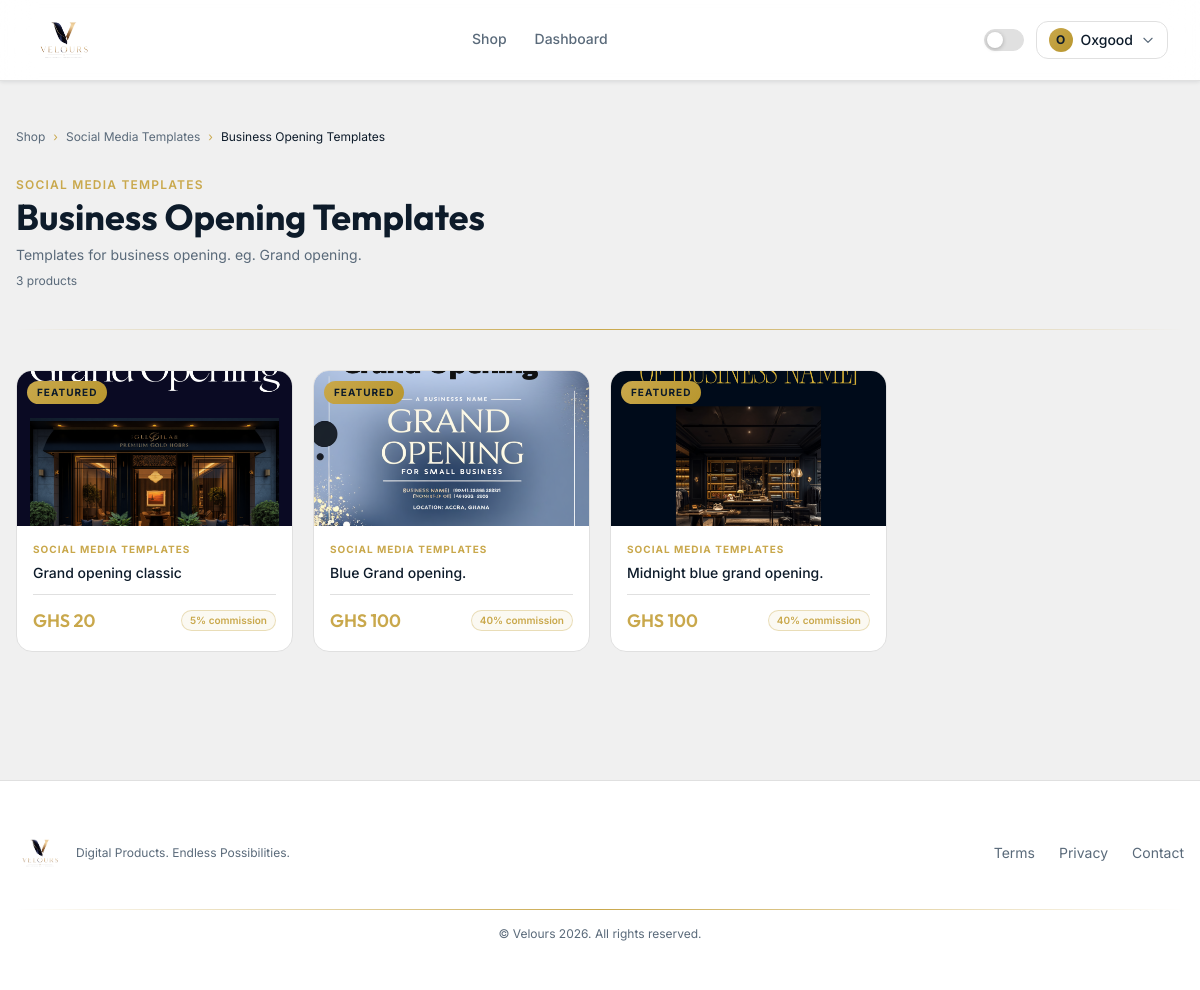
Screenshot of /shop/social-media/social-media-business-opening-templates (signed in) with the database file from the repository.
### app/models.py (models this page shows, shortened)
class User(UserMixin, db.Model):
    __tablename__ = 'users'
    id = db.Column(db.Integer, primary_key=True)
    name = db.Column(db.String(100), nullable=False)
    email = db.Column(db.String(150), unique=True, nullable=False)
    phone = db.Column(db.String(20), nullable=True)
    password_hash = db.Column(db.String(255), nullable=False)
    is_admin = db.Column(db.Boolean, default=False)
    is_active = db.Column(db.Boolean, default=True)
    referral_code = db.Column(db.String(12), unique=True, nullable=True)
    referral_unlocked = db.Column(db.Boolean, default=False)
    referral_slots_total = db.Column(db.Integer, default=0)
    referral_slots_used = db.Column(db.Integer, default=0)
    referred_by_id = db.Column(db.Integer, db.ForeignKey('users.id'), nullable=True)
    wallet_balance = db.Column(db.Float, default=0.0)
    created_at = db.Column(db.DateTime, default=datetime.utcnow)
    orders = db.relationship('Order', backref='buyer', lazy=True, foreign_keys='Order.user_id')
    commissions = db.relationship('Commission', backref='earner', lazy=True, foreign_keys='Commission.referrer_id')
    referred_users = db.relationship('User', backref=db.backref('referred_by', remote_side=[id]), lazy=True)

class Category(db.Model):
    __tablename__ = 'categories'
    id = db.Column(db.Integer, primary_key=True)
    name = db.Column(db.String(100), nullable=False)
    slug = db.Column(db.String(100), unique=True, nullable=False)
    description = db.Column(db.Text, nullable=True)
    icon = db.Column(db.String(10), default='📦')
    cover_image = db.Column(db.String(300), nullable=True)  # folder cover image
    created_at = db.Column(db.DateTime, default=datetime.utcnow)
    subcategories = db.relationship('Subcategory', backref='category', lazy=True, cascade='all, delete-orphan')
    products = db.relationship('Product', backref='category', lazy=True)
    @property
    def cover(self):
        """Returns cover image or first subcategory cover or first product image"""
        if self.cover_image:
            return self.cover_image
        for sub in self.subcategories:
            if sub.cover_image:
                return sub.cover_image
            for p in sub.products:
                if p.preview_image:
                    return p.preview_image
        for p in self.products:
            if p.preview_image:
                return p.preview_image
        return None

class Subcategory(db.Model):
    __tablename__ = 'subcategories'
    id = db.Column(db.Integer, primary_key=True)
    name = db.Column(db.String(100), nullable=False)
    slug = db.Column(db.String(150), unique=True, nullable=False)
    description = db.Column(db.Text, nullable=True)
    cover_image = db.Column(db.String(300), nullable=True)
    category_id = db.Column(db.Integer, db.ForeignKey('categories.id'), nullable=False)
    created_at = db.Column(db.DateTime, default=datetime.utcnow)
    products = db.relationship('Product', backref='subcategory', lazy=True)

class Product(db.Model):
    __tablename__ = 'products'
    id = db.Column(db.Integer, primary_key=True)
    name = db.Column(db.String(200), nullable=False)
    slug = db.Column(db.String(200), unique=True, nullable=False)
    description = db.Column(db.Text, nullable=True)
    price = db.Column(db.Float, nullable=False)
    referral_commission_pct = db.Column(db.Float, default=0.0)
    preview_image = db.Column(db.String(300), nullable=True)
    delivery_content = db.Column(db.Text, nullable=True)
    category_id = db.Column(db.Integer, db.ForeignKey('categories.id'), nullable=True)
    subcategory_id = db.Column(db.Integer, db.ForeignKey('subcategories.id'), nullable=True)
    is_active = db.Column(db.Boolean, default=True)
    is_featured = db.Column(db.Boolean, default=False)
    total_sales = db.Column(db.Integer, default=0)
    created_at = db.Column(db.DateTime, default=datetime.utcnow)
    orders = db.relationship('Order', backref='product', lazy=True)

### app/blueprints/store.py (the view)
@store_bp.route('/shop/<cat_slug>/<sub_slug>')
def subcategory(cat_slug, sub_slug):
    cat = Category.query.filter_by(slug=cat_slug).first_or_404()
    sub = Subcategory.query.filter_by(slug=sub_slug, category_id=cat.id).first_or_404()
    page = request.args.get('page', 1, type=int)
    products = Product.query.filter_by(
        subcategory_id=sub.id, is_active=True
    ).order_by(Product.created_at.desc()).paginate(page=page, per_page=12, error_out=False)
    return render_template('store/subcategory.html', category=cat, subcategory=sub, products=products)

### app/templates/store/subcategory.html (shortened to what this page needs)
{% extends 'base.html' %}
{% block content %}
<div class="max-w-7xl mx-auto px-4 py-12">
  <nav class="flex items-center gap-2 text-xs text-muted mb-8">
    <a href="{{ url_for('store.shop') }}" class="hover:text-accent transition-colors">Shop</a>
    <span style="color:var(--gold)">›</span>
    <a href="{{ url_for('store.category', cat_slug=category.slug) }}" class="hover:text-accent transition-colors">{{ category.name }}</a>
    <span style="color:var(--gold)">›</span>
    <span style="color:var(--text-primary)">{{ subcategory.name }}</span>
  </nav>
  <div class="mb-10">
    <p class="text-xs font-semibold uppercase tracking-widest mb-1" style="color:var(--gold)">{{ category.name }}</p>
    <h1 class="font-display text-4xl font-bold" style="color:var(--text-primary)">{{ subcategory.name }}</h1>
    {% if subcategory.description %}
    <p class="text-muted text-sm mt-2 max-w-xl">{{ subcategory.description }}</p>
    {% endif %}
    <p class="text-xs text-muted mt-2">{{ products.total }} products</p>
  </div>
  <div class="gold-line mb-10"></div>
  {% if products.items %}
  <div class="grid grid-cols-1 sm:grid-cols-2 lg:grid-cols-4 gap-5">
    {% for product in products.items %}
    {% include 'store/_product_card.html' %}
    {% endfor %}
  </div>
  {% endif %}
</div>
{% endblock %}

### app/templates/base.html (shortened to what this page needs)
<!DOCTYPE html>
<html lang="en" id="html-root" class="scroll-smooth">
<head>
  <script src="https://cdn.tailwindcss.com"></script>
</head>
<body>
<nav class="nav-bg sticky top-0 z-50 border-b border-themed">
  <div class="max-w-7xl mx-auto px-4 sm:px-6 lg:px-8">
    <div class="flex items-center justify-between h-20">
      <a href="{{ url_for('store.index') }}" class="flex items-center gap-2.5 group">
        <img src="{{ url_for('static', filename='img/logo.png') }}"
             alt="{{ APP_NAME }}"
             class="h-16 w-auto object-contain"
             onerror="this.style.display='none'; this.nextElementSibling.style.display='flex'"/>
      </a>
      <div class="hidden md:flex items-center gap-7">
        <a href="{{ url_for('store.shop') }}"
           class="nav-link text-sm font-medium text-muted hover:text-accent transition-colors pb-0.5
           {% if request.endpoint == 'store.shop' %}active{% endif %}">Shop</a>
        {% if current_user.is_authenticated %}
          {% if current_user.is_admin %}
          <a href="{{ url_for('admin.dashboard') }}"
             class="nav-link text-sm font-medium text-muted hover:text-accent transition-colors pb-0.5
             {% if request.endpoint and 'admin' in request.endpoint %}active{% endif %}">Admin Panel</a>
          {% else %}
          <a href="{{ url_for('dashboard.index') }}"
             class="nav-link text-sm font-medium text-muted hover:text-accent transition-colors pb-0.5
             {% if request.endpoint == 'dashboard.index' %}active{% endif %}">Dashboard</a>
          {% endif %}
        {% endif %}
      </div>
      <div class="flex items-center gap-3">
        <div id="theme-toggle" class="theme-pill" onclick="toggleTheme()" title="Toggle theme">
          <div class="theme-pill-dot"></div>
        </div>
        {% if current_user.is_authenticated %}
        <div class="relative" x-data="{ open:false }">
          <button @click="open=!open"
                  class="flex items-center gap-2 px-3 py-1.5 rounded-xl border border-themed hover:border-gold-400 transition-all"
                  style="border-color:var(--border)">
            <div class="w-6 h-6 rounded-full flex items-center justify-center"
                 style="background:linear-gradient(135deg,#C9A84C,#B8962E)">
              <span class="text-navy font-bold text-xs">{{ current_user.name[0].upper() }}</span>
            </div>
            <span class="text-sm font-medium hidden sm:block" style="color:var(--text-primary)">
              {{ current_user.name.split()[0] }}
            </span>
            <svg class="w-3.5 h-3.5 text-muted" fill="none" stroke="currentColor" viewBox="0 0 24 24">
              <path stroke-linecap="round" stroke-linejoin="round" stroke-width="2" d="M19 9l-7 7-7-7"/>
            </svg>
          </button>
        </div>
        {% else %}
        <a href="{{ url_for('auth.login') }}"
           class="text-sm font-medium text-muted hover:text-accent transition-colors">Sign in</a>
        <a href="{{ url_for('auth.register') }}"
           class="btn-gold px-4 py-2 rounded-xl text-sm">Join Free</a>
        {% endif %}
      </div>
    </div>
  </div>
</nav>
<main>{% block content %}{% endblock %}</main>
<footer class="border-t border-themed mt-20" style="background:var(--bg-card)">
  <div class="max-w-7xl mx-auto px-4 py-12">
    <div class="flex flex-col md:flex-row justify-between items-center gap-6">
      <div class="flex items-center gap-3">
        <img src="{{ url_for('static', filename='img/logo.png') }}"
             alt="{{ APP_NAME }}" class="h-12 w-auto object-contain"
             onerror="this.style.display='none'"/>
        <p class="text-xs text-muted">{{ APP_TAGLINE }}</p>
      </div>
      <div class="flex gap-6 text-sm text-muted">
        <a href="#" class="hover:text-accent transition-colors">Terms</a>
        <a href="#" class="hover:text-accent transition-colors">Privacy</a>
        <a href="#" class="hover:text-accent transition-colors">Contact</a>
      </div>
    </div>
    <div class="gold-line mt-8 mb-4"></div>
    <p class="text-center text-xs text-muted">© {{ APP_NAME }} {{ 2026 }}. All rights reserved.</p>
  </div>
</footer>
</body>
</html>

### app/templates/store/_product_card.html
<a href="{{ url_for('store.product_detail', slug=product.slug) }}"
   class="card card-hover rounded-2xl overflow-hidden group flex flex-col">
  <div class="relative aspect-video overflow-hidden flex-shrink-0" style="background:var(--bg-primary)">
    {% if product.preview_image %}
    <img src="{{ url_for('static', filename=product.preview_image) }}"
         alt="{{ product.name }}"
         class="w-full h-full object-cover group-hover:scale-105 transition-transform duration-500"/>
    {% else %}
    <div class="w-full h-full flex items-center justify-center">
      <span class="text-5xl">{% if product.category %}{{ product.category.icon }}{% else %}📦{% endif %}</span>
    </div>
    {% endif %}
    {% if product.is_featured %}
    <span class="absolute top-2.5 left-2.5 text-[10px] font-bold px-2.5 py-1 rounded-full tracking-widest uppercase"
          style="background:linear-gradient(135deg,#C9A84C,#B8962E); color:#0D1B2A">FEATURED</span>
    {% endif %}
  </div>
  <div class="p-4 flex flex-col flex-1">
    {% if product.category %}
    <span class="text-[10px] font-bold uppercase tracking-widest mb-1.5" style="color:var(--gold)">{{ product.category.name }}</span>
    {% endif %}
    <h3 class="font-medium text-sm leading-snug line-clamp-2 flex-1" style="color:var(--text-primary)">{{ product.name }}</h3>
    <div class="flex items-center justify-between mt-3 pt-3 border-t border-themed gap-2">
      <span class="font-display text-lg font-semibold" style="color:var(--gold)">GHS {{ '%.0f'|format(product.price) }}</span>
      {% if product.referral_commission_pct > 0 %}
      <span class="text-[10px] font-semibold px-2 py-0.5 rounded-full border"
            style="color:var(--gold); border-color:rgba(201,168,76,0.35); background:rgba(201,168,76,0.07)">
        {{ '%.0f'|format(product.referral_commission_pct) }}% commission
      </span>
      {% endif %}
    </div>
  </div>
</a>

### app/templates/base.html (style rules this page uses)
:root { --bg-primary: #f0f0f0; --bg-card: #ffffff; --bg-nav: rgba(255,255,255,0.94); --border: #e0e0e0; --text-primary: #0D1B2A; --text-muted: #5a6a7a; --gold: #C9A84C; --gold-hover: #B8962E; --gold-glow: rgba(201,168,76,0.22); --nav-shadow: 0 1px 4px rgba(13,27,42,0.10); }
body { background-color: var(--bg-primary); color: var(--text-primary); font-family: 'Inter', sans-serif; transition: background-color 0.3s ease, color 0.3s ease; }
.card { background: var(--bg-card); border: 1px solid var(--border); }
.text-muted { color: var(--text-muted); }
.nav-bg { background: var(--bg-nav); box-shadow: var(--nav-shadow); backdrop-filter: blur(16px); -webkit-backdrop-filter: blur(16px); }
.border-themed { border-color: var(--border); }
.card-hover { transition: transform 0.22s ease, box-shadow 0.22s ease, border-color 0.22s ease; }
.gold-line { height: 1px; background: linear-gradient(90deg, transparent, var(--gold), transparent); }
.nav-link { position: relative; }
.nav-link::after { content:''; position:absolute; bottom:-3px; left:0; right:0; height:1.5px; background:var(--gold); transform:scaleX(0); transition:transform 0.2s ease; transform-origin:center; }
.theme-pill { width:40px; height:22px; background:var(--border); border-radius:11px; position:relative; cursor:pointer; transition:background 0.3s; border:1px solid var(--border); }
.theme-pill-dot { width:16px; height:16px; background:#fff; border-radius:50%; position:absolute; top:2px; left:2px; transition:transform 0.3s; box-shadow:0 1px 4px rgba(0,0,0,0.25); }

### rows the page displays
User: name "O", name "Oxgood"
Category: name "Social Media Templates", name "SOCIAL MEDIA TEMPLATES"
Subcategory: name "Business Opening Templates", description "Templates for business opening. eg. Grand opening."
Product: preview_image (picture), is_featured "FEATURED", category.name "SOCIAL MEDIA TEMPLATES", name "Grand opening classic", price "20", referral_commission_pct "5"
Product: preview_image (picture), is_featured "FEATURED", category.name "SOCIAL MEDIA TEMPLATES", name "Blue Grand opening.", price "100", referral_commission_pct "40"
Product: preview_image (picture), is_featured "FEATURED", category.name "SOCIAL MEDIA TEMPLATES", name "Midnight blue grand opening.", price "100", referral_commission_pct "40"

### other values shown
{{ products.total }} "3"
{{ APP_TAGLINE }} "Digital Products. Endless Possibilities."
{{ APP_NAME }} "Velours"
{{ 2026 }} "2026"
